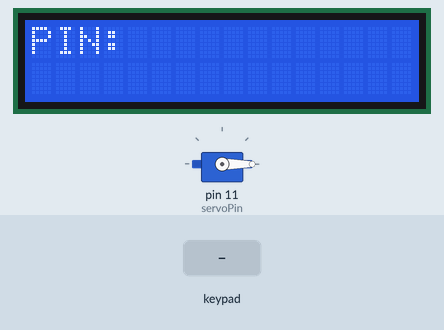
Simulated run of this sketch. Board: Arduino Uno, built with avr-gcc and run on an emulated ATmega328P. Shown: 16×2 character LCD, servo. The inputs (shaded band) are chosen by the test bench.

Above: at 1.2 s.
1.3 s: keypad keys 1 1 2 2 3 3 4 4 A pressed 0.4 s apart
At 5.3 s:
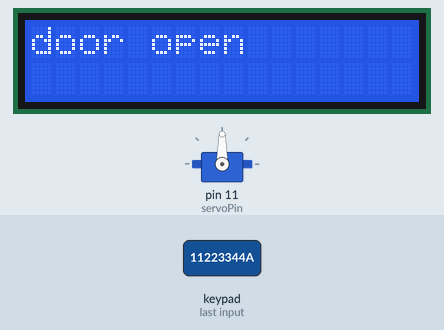
6.4 s: key '1' pressed
9.4 s: keypad keys 7 6 5 4 A pressed 0.4 s apart
At 11.8 s:
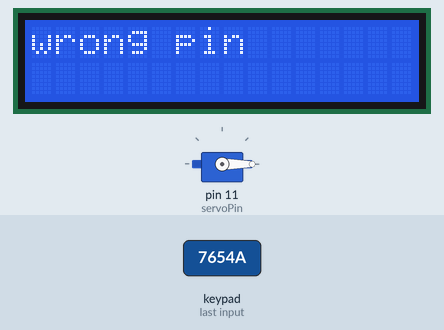
12.9 s: key '2' pressed
At 13.5 s:
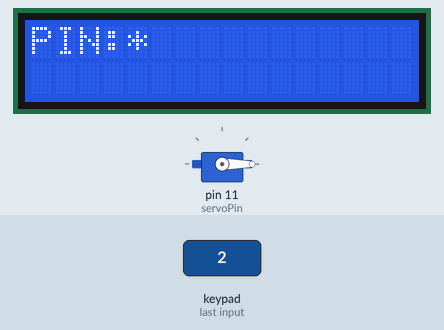
14.4 s: key '3' pressed
At 14.8 s:
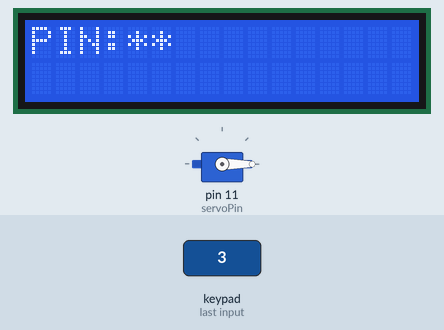
Timing chart, 0 to 16.9 s (numbered marks = the images above; inputs shaded):
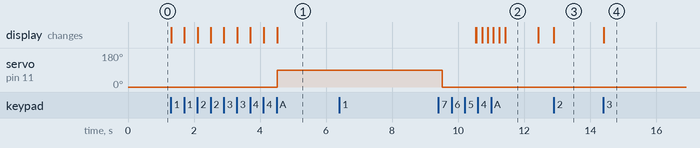

The sketch:

sketch.ino
```cpp
#include <Wire.h>
#include <LiquidCrystal_I2C.h>
#include <Servo.h>
#include <Keypad.h>
LiquidCrystal_I2C lcd(0x27, 16, 2);

const byte ROWS = 4;
const byte COLS = 4;
char keys[ROWS][COLS] = {
  {'1', '2', '3', 'A'},
  {'4', '5', '6', 'B'},
  {'7', '8', '9', 'C'},
  {'*', '0', '#', 'D'}   };


byte rowPins[ROWS] = {7, 6, 5, 4};
byte colPins[COLS] = {3, 2, 1, 0};
Keypad keypad = Keypad(makeKeymap(keys), rowPins, colPins, ROWS, COLS);

Servo lockServo;
const int servoPin = 11;

const char correctPIN[] = "11223344";
char enteredPIN[9];
byte pinIndex = 0;

void setup() {
  lcd.begin(16, 2);
  lcd.backlight();
  lockServo.attach(servoPin);
  lockServo.write(0);
  lcd.print("PIN:");
}

void loop() {
  char key = keypad.getKey();

  if (key != '\0') {
    if (key != 'A' && pinIndex < 8) {
      lcd.print('*');
      enteredPIN[pinIndex] = key;
      pinIndex++;
    }
  }

  if (key == 'A') {
    enteredPIN[pinIndex] = '\0';
    bool correct = true;
    for (byte i = 0; i < 8; i++) {
      if (enteredPIN[i] != correctPIN[i]) {
        correct = false;
        break;
      }
    }
    if (correct) {
      lcd.clear();
      lcd.print("door open");
      lockServo.write(90);
      delay(5000);
      lockServo.write(0);
      delay(1000);
      lcd.clear();
      lcd.print("door locked");
    } else {
      lcd.clear();
      lcd.print("wrong pin");
      delay(1000);
      lcd.clear();
      lcd.print("PIN:");
    }
    for (byte i = 0; i < 9; i++) {
      enteredPIN[i] = '\0';
    }
    pinIndex = 0;
  }
}
```

Measured:
- after the input at 1.3 s, servo on pin 11 (servoPin): 0° → 90° after 3.2 s; the display: first changes at once (image 1 shows a later state)
- after the input at 6.4 s, every drawn part: stays the same
- after the input at 9.4 s, the display: first differs from a run without the input after 1.3 s (image 2 shows a later state)
- after the input at 12.9 s, the display: changes at once (image 3)
- after the input at 14.4 s, the display: changes at once (image 4)
- what the display in image 2 shows lasts 1.0 s, from 11.4 s to 12.4 s
